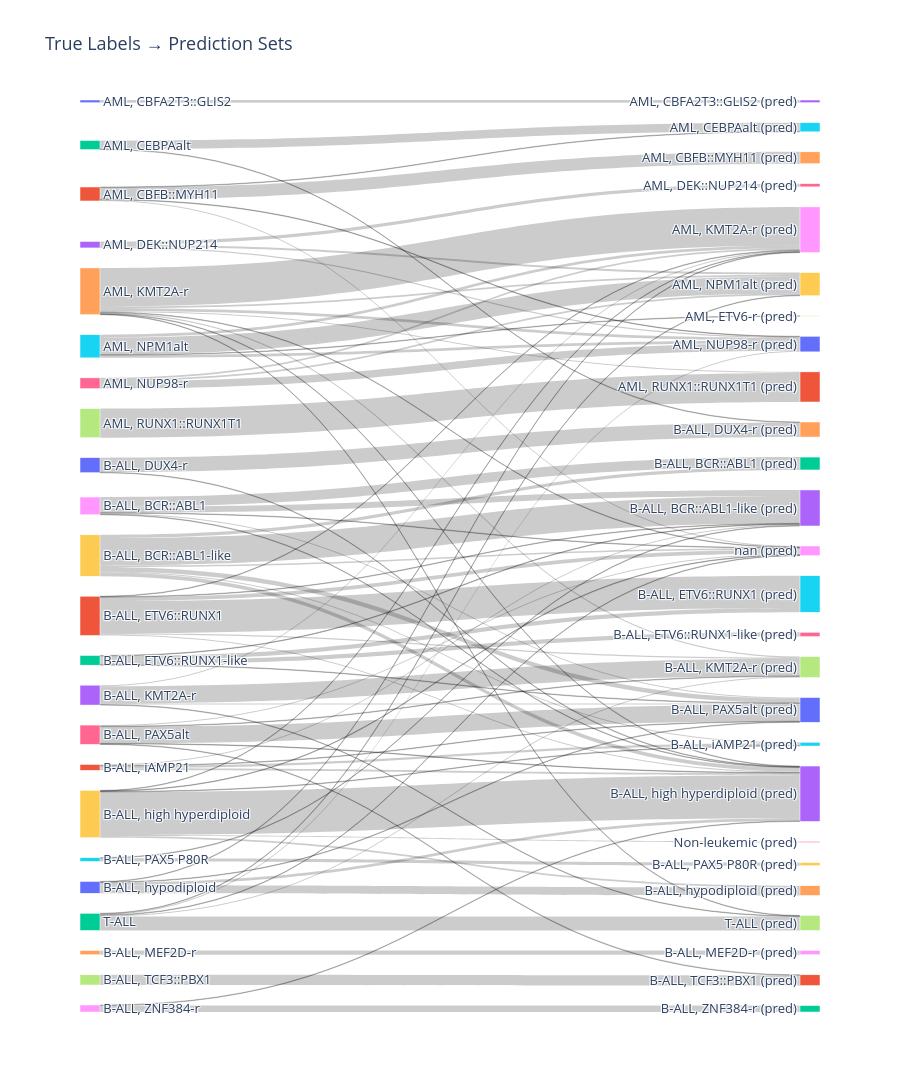

This figure's notebook cell:
### Code cell
import pandas as pd
import plotly.graph_objects as go
from collections import defaultdict

# # ── Example data – replace with your own df ──────────────────────────────────
# df = pd.DataFrame({
#     "true_label":      ["cat", "cat", "dog", "dog", "bird", "bird", "cat"],
#     "prediction_sets": ["cat,dog", "cat", "dog,cat", "dog", "bird,cat", "bird,dog", "dog,bird"],
# })
# # ─────────────────────────────────────────────────────────────────────────────

def build_sankey(df: pd.DataFrame,
                 true_col: str = "true_label",
                 pred_col: str = "prediction_sets") -> go.Figure:
    """
    Build a Sankey diagram mapping each true label to all members of its
    prediction_sets (comma-separated string).

    Left nodes  = true labels
    Right nodes = predicted labels (suffixed with ' (pred)' to keep them
                  visually distinct even when the label text is the same)
    """
    # Count flows: (true_label, predicted_label) → count
    flow_counts: dict[tuple[str, str], int] = defaultdict(int)

    for _, row in df.iterrows():
        true = str(row[true_col]).strip()
        preds = [p.strip() for p in str(row[pred_col]).split(";") if p.strip()]
        for pred in preds:
            flow_counts[(true, pred)] += 1

    # Build node lists (left nodes first, then right nodes)
    true_labels = sorted({k[0] for k in flow_counts})
    pred_labels = sorted({k[1] for k in flow_counts})

    # Right-side node labels get a suffix so identical names don't collapse
    pred_labels_display = [f"{p} (pred)" for p in pred_labels]

    all_labels = true_labels + pred_labels_display
    label_index = {label: i for i, label in enumerate(all_labels)}

    sources, targets, values = [], [], []
    for (true, pred), count in flow_counts.items():
        sources.append(label_index[true])
        targets.append(label_index[f"{pred} (pred)"])
        values.append(count)

    # Colour palette (cycles if more labels than colours)
    palette = [
        "#636EFA", "#EF553B", "#00CC96", "#AB63FA", "#FFA15A",
        "#19D3F3", "#FF6692", "#B6E880", "#FF97FF", "#FECB52",
    ]
    node_colors = [palette[i % len(palette)] for i in range(len(all_labels))]

    fig = go.Figure(go.Sankey(
        arrangement="snap",
        node=dict(
            pad=20,
            thickness=20,
            line=dict(color="white", width=0.5),
            label=all_labels,
            color=node_colors,
        ),
        link=dict(
            source=sources,
            target=targets,
            value=values,
        ),
    ))

    fig.update_layout(
        title_text="True Labels → Prediction Sets",
        title_font_size=18,
        font_size=13,
        height=500 + 40 * max(len(true_labels), len(pred_labels)),
    )
    return fig


fig = build_sankey(gex_sets)
fig.show()                          # opens in browser
# fig.write_html("sankey.html")     # uncomment to save as HTML
# fig.write_image("sankey.png")     # uncomment to save as PNG (needs kaleido)

### Figure 1 — Plotly figure (JSON) as saved in the notebook; plotly's stock layout.template omitted (floating-point values rounded to 4 significant figures)
{"data": [{"arrangement": "snap", "link": {"source": [19, 11, 11, 11, 11, 11, 9, 9, 12, 9, 15, 10, 16, 22, 17, 21, 21, 12, 18, 10, 14, 18, 13, 16, 12, 12, 11, 19, 7, 1, 6, 3, 3, 3, 4, 2, 4, 5, 5, 0, 5, 2, 4, 20, 13, 8, 8, 15, 13, 21, 20, 1, 22, 22, 22, 22, 16, 9, 8, 20, 16, 13, 19, 9, 9, 20, 8, 19, 21, 19, 19, 8, 4, 6, 5, 1, 4, 6, 4, 4, 1, 4, 16], "target": [43, 35, 28, 37, 43, 48, 33, 43, 35, 48, 39, 34, 40, 47, 41, 33, 45, 36, 42, 43, 38, 43, 37, 37, 33, 40, 33, 48, 31, 24, 30, 26, 29, 30, 28, 25, 30, 29, 28, 23, 27, 34, 31, 44, 40, 32, 33, 33, 47, 43, 40, 30, 30, 29, 48, 37, 43, 40, 40, 43, 48, 28, 46, 32, 45, 28, 48, 45, 40, 28, 44, 43, 29, 29, 30, 48, 48, 28, 43, 37, 25, 47, 41], "value": [80, 60, 1, 2, 2, 7, 51, 7, 8, 3, 6, 27, 31, 26, 19, 2, 4, 8, 12, 1, 8, 1, 32, 1, 1, 1, 1, 1, 54, 22, 14, 6, 4, 2, 72, 16, 5, 32, 5, 5, 1, 1, 2, 15, 2, 18, 11, 1, 1, 4, 1, 1, 2, 1, 1, 2, 1, 8, 2, 5, 2, 2, 2, 6, 2, 1, 1, 1, 1, 1, 3, 1, 3, 3, 5, 2, 1, 3, 1, 2, 1, 1, 1]}, "node": {"color": ["#636EFA", "#EF553B", "#00CC96", "#AB63FA", "#FFA15A", "#19D3F3", "#FF6692", "#B6E880", "#FF97FF", "#FECB52", "#636EFA", "#EF553B", "#00CC96", "#AB63FA", "#FFA15A", "#19D3F3", "#FF6692", "#B6E880", "#FF97FF", "#FECB52", "#636EFA", "#EF553B", "#00CC96", "#AB63FA", "#FFA15A", "#19D3F3", "#FF6692", "#B6E880", "#FF97FF", "#FECB52", "#636EFA", "#EF553B", "#00CC96", "#AB63FA", "#FFA15A", "#19D3F3", "#FF6692", "#B6E880", "#FF97FF", "#FECB52", "#636EFA", "#EF553B", "#00CC96", "#AB63FA", "#FFA15A", "#19D3F3", "#FF6692", "#B6E880", "#FF97FF"], "label": ["AML, CBFA2T3::GLIS2", "AML, CBFB::MYH11", "AML, CEBPAalt", "AML, DEK::NUP214", "AML, KMT2A-r", "AML, NPM1alt", "AML, NUP98-r", "AML, RUNX1::RUNX1T1", "B-ALL, BCR::ABL1", "B-ALL, BCR::ABL1-like", "B-ALL, DUX4-r", "B-ALL, ETV6::RUNX1", "B-ALL, ETV6::RUNX1-like", "B-ALL, KMT2A-r", "B-ALL, MEF2D-r", "B-ALL, PAX5 P80R", "B-ALL, PAX5alt", "B-ALL, TCF3::PBX1", "B-ALL, ZNF384-r", "B-ALL, high hyperdiploid", "B-ALL, hypodiploid", "B-ALL, iAMP21", "T-ALL", "AML, CBFA2T3::GLIS2 (pred)", "AML, CBFB::MYH11 (pred)", "AML, CEBPAalt (pred)", "AML, DEK::NUP214 (pred)", "AML, ETV6-r (pred)", "AML, KMT2A-r (pred)", "AML, NPM1alt (pred)", "AML, NUP98-r (pred)", "AML, RUNX1::RUNX1T1 (pred)", "B-ALL, BCR::ABL1 (pred)", "B-ALL, BCR::ABL1-like (pred)", "B-ALL, DUX4-r (pred)", "B-ALL, ETV6::RUNX1 (pred)", "B-ALL, ETV6::RUNX1-like (pred)", "B-ALL, KMT2A-r (pred)", "B-ALL, MEF2D-r (pred)", "B-ALL, PAX5 P80R (pred)", "B-ALL, PAX5alt (pred)", "B-ALL, TCF3::PBX1 (pred)", "B-ALL, ZNF384-r (pred)", "B-ALL, high hyperdiploid (pred)", "B-ALL, hypodiploid (pred)", "B-ALL, iAMP21 (pred)", "Non-leukemic (pred)", "T-ALL (pred)", "nan (pred)"], "line": {"color": "white", "width": 0.5}, "pad": 20, "thickness": 20}, "type": "sankey"}], "layout": {"font": {"size": 13}, "height": 1540, "title": {"font": {"size": 18}, "text": "True Labels → Prediction Sets"}}}
